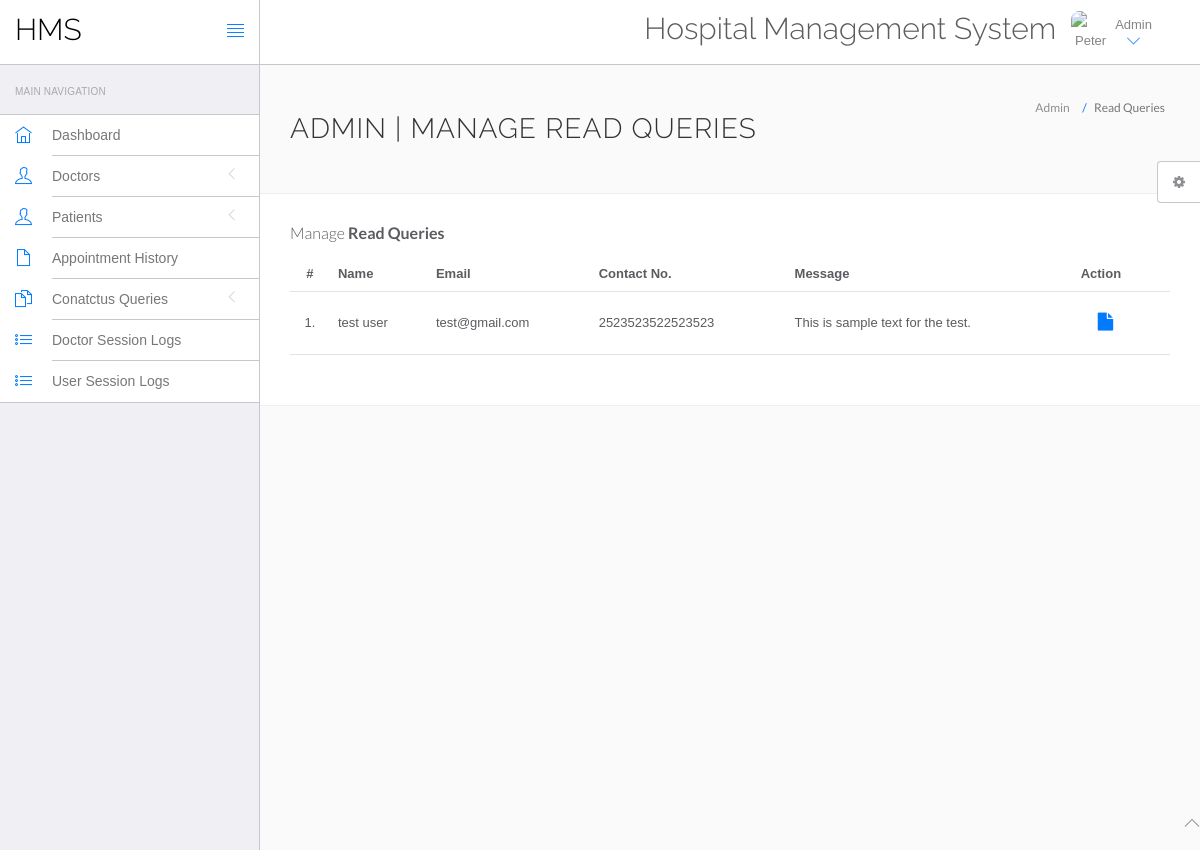
The page /Hospital/hms-01/admin/read-query.php (signed in) on the database its author committed.
### tables this page shows
CREATE TABLE `tblcontactus` (
  `id` int(11) NOT NULL,
  `fullname` varchar(255) DEFAULT NULL,
  `email` varchar(255) DEFAULT NULL,
  `contactno` bigint(12) DEFAULT NULL,
  `message` mediumtext DEFAULT NULL,
  `PostingDate` timestamp NULL DEFAULT current_timestamp(),
  `AdminRemark` mediumtext DEFAULT NULL,
  `LastupdationDate` timestamp NULL DEFAULT NULL ON UPDATE current_timestamp(),
  `IsRead` int(11) DEFAULT NULL
);

### Hospital/hms-01/admin/read-query.php (the view, shortened to what this page needs)
<?php
include('include/config.php');
?>
<!DOCTYPE html>
<html lang="en">
	<head>
		<link rel="stylesheet" href="vendor/bootstrap/css/bootstrap.min.css">
		<link rel="stylesheet" href="vendor/fontawesome/css/font-awesome.min.css">
		<link rel="stylesheet" href="vendor/themify-icons/themify-icons.min.css">
		<link href="vendor/animate.css/animate.min.css" rel="stylesheet" media="screen">
		<link href="vendor/perfect-scrollbar/perfect-scrollbar.min.css" rel="stylesheet" media="screen">
		<link href="vendor/switchery/switchery.min.css" rel="stylesheet" media="screen">
		<link href="vendor/bootstrap-touchspin/jquery.bootstrap-touchspin.min.css" rel="stylesheet" media="screen">
		<link href="vendor/select2/select2.min.css" rel="stylesheet" media="screen">
		<link href="vendor/bootstrap-datepicker/bootstrap-datepicker3.standalone.min.css" rel="stylesheet" media="screen">
		<link href="vendor/bootstrap-timepicker/bootstrap-timepicker.min.css" rel="stylesheet" media="screen">
		<link rel="stylesheet" href="assets/css/styles.css">
		<link rel="stylesheet" href="assets/css/plugins.css">
		<link rel="stylesheet" href="assets/css/themes/theme-1.css" id="skin_color" />
	</head>
	<body>
		<div id="app">
<?php include('include/sidebar.php');?>
			<div class="app-content">
						<?php include('include/header.php');?>
				<div class="main-content" >
					<div class="wrap-content container" id="container">
						<section id="page-title">
							<div class="row">
								<div class="col-sm-8">
									<h1 class="mainTitle">Admin | Manage Read Queries</h1>
																	</div>
								<ol class="breadcrumb">
									<li>
										<span>Admin</span>
									</li>
									<li class="active">
										<span>Read Queries</span>
									</li>
								</ol>
							</div>
						</section>
						<div class="container-fluid container-fullw bg-white">
									<div class="row">
								<div class="col-md-12">
									<h5 class="over-title margin-bottom-15">Manage <span class="text-bold">Read Queries</span></h5>
									<table class="table table-hover" id="sample-table-1">
										<thead>
											<tr>
												<th class="center">#</th>
												<th>Name</th>
												<th class="hidden-xs">Email</th>
												<th>Contact No. </th>
												<th>Message </th>
												<th>Action</th>
											</tr>
										</thead>
										<tbody>
<?php
$sql=mysqli_query($con,"select * from tblcontactus where IsRead is not null");
$cnt=1;
while($row=mysqli_fetch_array($sql))
{
?>
											<tr>
												<td class="center"><?php echo $cnt;?>.</td>
												<td class="hidden-xs"><?php echo $row['fullname'];?></td>
												<td><?php echo $row['email'];?></td>
												<td><?php echo $row['contactno'];?></td>
												<td><?php echo $row['message'];?></td>
												<td >
												<div class="visible-md visible-lg hidden-sm hidden-xs">
							<a href="query-details.php?id=<?php echo $row['id'];?>" class="btn btn-transparent btn-lg" title="View Details"><i class="fa fa-file"></i></a>
												</div>
												</td>
											</tr>
											<?php
$cnt=$cnt+1;
											 }?>
										</tbody>
									</table>
								</div>
							</div>
								</div>
							</div>
						</div>
					</div>
				</div>
	<?php include('include/footer.php');?>
	<?php include('include/setting.php');?>
	</body>
</html>

### Hospital/hms-01/admin/assets/css/themes/theme-1.css (style rules this page uses)
body { background: #FAFAFA; }

### rows shown on the page
tblcontactus: fullname "test user", email "test@gmail.com", contactno "2523523522523523", message "This is sample text for the test."
